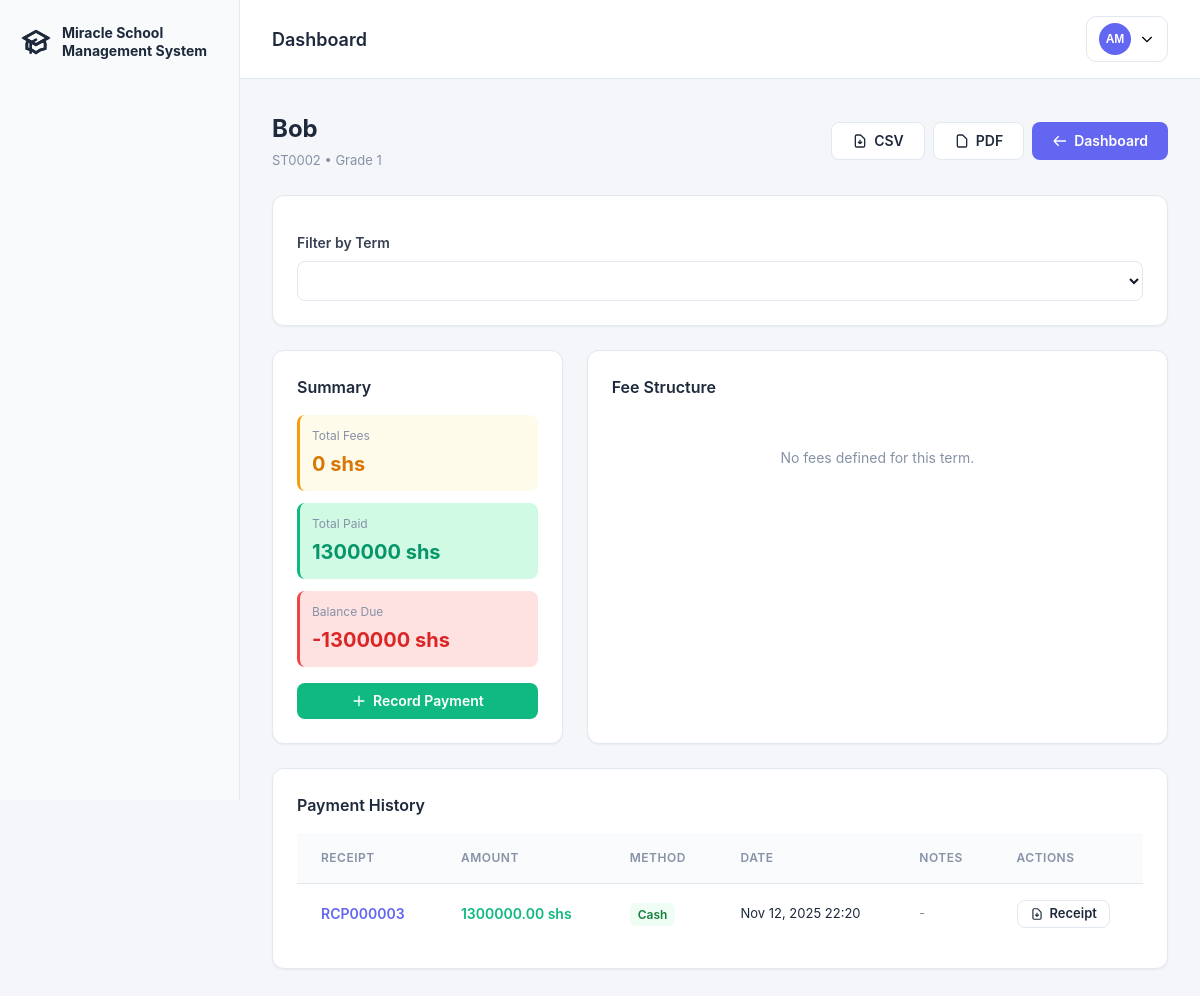
The app's page /portal/bursar/student/2/fees/ (signed in) with its own data.
### school/models.py (models this page shows, shortened)
class User(AbstractUser):
    USER_TYPE_CHOICES = (
        ('admin', 'Administrator'),
        ('teacher', 'Teacher'),
        ('student', 'Student'),
        ('bursar', 'Bursar'),
    )
    user_type = models.CharField(max_length=10, choices=USER_TYPE_CHOICES)
    phone = models.CharField(max_length=15, blank=True, null=True)
    address = models.TextField(blank=True, null=True)
    class Meta:
        db_table = 'users'

class Student(models.Model):
    user = models.OneToOneField(User, on_delete=models.CASCADE)
    admission_number = models.CharField(max_length=20, unique=True)
    student_class = models.ForeignKey(Class, on_delete=models.SET_NULL, null=True)
    date_of_birth = models.DateField()
    guardian_name = models.CharField(max_length=100)
    guardian_phone = models.CharField(max_length=15)
    photo = models.ImageField(upload_to='students/photos/', blank=True, null=True)
    is_graduated = models.BooleanField(default=False)
    graduation_year = models.CharField(max_length=9, blank=True, null=True)
    class Meta:
        db_table = 'students'

class Class(models.Model):
    name = models.CharField(max_length=50)
    level = models.CharField(max_length=20)
    class_teacher = models.ForeignKey(User, on_delete=models.SET_NULL, null=True,
                                      limit_choices_to={'user_type': 'teacher'})
    academic_year = models.CharField(max_length=9, default='2024/2025')
    promotion_rank = models.IntegerField(default=0, help_text="Order used for automatic promotion across years")
    class Meta:
        db_table = 'classes'
        verbose_name_plural = 'Classes'

class FeePayment(models.Model):
    PAYMENT_STATUS_CHOICES = (
        ('pending', 'Pending'),
        ('partial', 'Partially Paid'),
        ('paid', 'Fully Paid'),
        ('overdue', 'Overdue')
    )
    PAYMENT_METHOD_CHOICES = (
        ('cash', 'Cash'),
        ('bank', 'Bank Transfer'),
        ('mtn', 'MTN Mobile Money'),
        ('airtel', 'Airtel Mobile Money'),
        ('momo_pay', 'MoMo Pay'),
    )
    student = models.ForeignKey(Student, on_delete=models.CASCADE)
    term = models.ForeignKey(Term, on_delete=models.CASCADE)
    payment_date = models.DateTimeField(auto_now_add=True)
    payment_method = models.CharField(max_length=20, choices=PAYMENT_METHOD_CHOICES)
    amount_paid = models.DecimalField(max_digits=10, decimal_places=2)
    payment_status = models.CharField(max_length=10, choices=PAYMENT_STATUS_CHOICES, default='pending')
    receipt_no = models.CharField(max_length=20, unique=True)
    transaction_reference = models.CharField(max_length=50, blank=True)
    processed_by = models.ForeignKey(
        User,
        on_delete=models.SET_NULL,
        null=True,
        limit_choices_to=models.Q(user_type__in=['bursar', 'admin'])
    )
    notes = models.TextField(blank=True)
    class Meta:
        db_table = 'fee_payments'

### school/views.py (the view)
# urls.py: path('portal/bursar/student/<int:student_id>/fees/', views.student_fee_detail, name='student_fee_detail'),
@login_required
def student_fee_detail(request, student_id):
    student = get_object_or_404(Student, id=student_id)
    if not (is_bursar(request.user) or is_admin(request.user) or (is_student(request.user) and getattr(request.user, 'student', None) and request.user.student.id == student_id)):
        messages.error(request, 'You do not have permission to view this student\'s fees.')
        return redirect('login')
    terms = Term.objects.all()
    term_id = request.GET.get('term_id')
    term = get_object_or_404(Term, id=term_id) if term_id else Term.objects.filter(is_active=True).first()
    if term:
        fees = ClassFee.objects.filter(
            class_assigned=student.student_class,
            term=term
        )
        payments = FeePayment.objects.filter(
            student=student,
            term=term
        ).order_by('-payment_date')
        total_fees = fees.aggregate(total=Sum('amount'))['total'] or 0
        total_paid = payments.aggregate(total=Sum('amount_paid'))['total'] or 0
        balance = total_fees - total_paid
    else:
        fees = payments = []
        total_fees = total_paid = balance = 0
    context = {
        'student': student,
        'terms': terms,
        'current_term': term,
        'fees': fees,
        'payments': payments,
        'total_fees': total_fees,
        'total_paid': total_paid,
        'balance': balance
    }
    return render(request, 'bursar/student_fee_detail.html', context)

### school/views.py (called while the page is built)
def is_admin(user):
    return getattr(user, 'user_type', None) == 'admin' or user.is_superuser or user.is_staff

def is_bursar(user):
    return user.user_type == 'bursar'

### school/templates/bursar/student_fee_detail.html (shortened to what this page needs)
{% extends 'base_dashboard.html' %}
{% block content %}
  <div class="content-header">
    <div>
      <h1 class="content-title">{{ student.user.get_full_name }}</h1>
      <p class="content-subtitle">{{ student.admission_number }} • {{ student.student_class.name }}</p>
    </div>
    <div style="display:flex;gap:8px">
      {% if current_term %}
        <a href="{% url 'bursar_unpaid_report' class_id=student.student_class.id term_id=current_term.id %}" class="btn btn-outline" target="_blank">
          <svg width="16" height="16" viewBox="0 0 24 24" fill="none" stroke="currentColor" stroke-width="2"><path d="M12 10v6m0 0l-3-3m3 3l3-3m2 8H7a2 2 0 01-2-2V5a2 2 0 012-2h5.586a1 1 0 01.707.293l5.414 5.414a1 1 0 01.293.707V19a2 2 0 01-2 2z"/></svg>
          CSV
        </a>
        <a href="{% url 'bursar_unpaid_report_pdf' class_id=student.student_class.id term_id=current_term.id %}" class="btn btn-outline" target="_blank">
          <svg width="16" height="16" viewBox="0 0 24 24" fill="none" stroke="currentColor" stroke-width="2"><path d="M7 21h10a2 2 0 002-2V9.414a1 1 0 00-.293-.707l-5.414-5.414A1 1 0 0012.586 3H7a2 2 0 00-2 2v14a2 2 0 002 2z"/></svg>
          PDF
        </a>
      {% endif %}
      <a href="{% url 'bursar_dashboard' %}" class="btn btn-primary">
        <svg width="16" height="16" viewBox="0 0 24 24" fill="none" stroke="currentColor" stroke-width="2"><path d="M10 19l-7-7m0 0l7-7m-7 7h18"/></svg>
        Dashboard
      </a>
    </div>
  </div>
  <div style="display:flex;gap:12px;margin-top:20px">
    <div class="card" style="flex:1">
      <label style="display:block;margin-bottom:8px;font-weight:600;font-size:14px">Filter by Term</label>
      <form method="get">
        <select name="term_id" onchange="this.form.submit()" style="width:100%;padding:10px;border:1px solid var(--border);border-radius:8px">
          {% for t in terms %}
            <option value="{{ t.id }}" {% if current_term and current_term.id == t.id %}selected{% endif %}>{{ t.name }}</option>
          {% endfor %}
        </select>
      </form>
    </div>
  </div>
  <div style="display:grid;grid-template-columns:1fr 2fr;gap:24px;margin-top:24px">
    <div class="card">
      <h3 style="margin:0 0 16px 0;font-size:16px;font-weight:600">Summary</h3>
      <div style="display:flex;flex-direction:column;gap:12px">
        <div style="padding:12px;background:#fffbeb;border-radius:8px;border-left:3px solid #f59e0b">
          <div style="font-size:12px;color:var(--muted);margin-bottom:4px">Total Fees</div>
          <div style="font-size:20px;font-weight:700;color:#d97706">{{ total_fees }} shs</div>
        </div>
        <div style="padding:12px;background:#d1fae5;border-radius:8px;border-left:3px solid #10b981">
          <div style="font-size:12px;color:var(--muted);margin-bottom:4px">Total Paid</div>
          <div style="font-size:20px;font-weight:700;color:#059669">{{ total_paid }} shs</div>
        </div>
        <div style="padding:12px;background:#fee2e2;border-radius:8px;border-left:3px solid #ef4444">
          <div style="font-size:12px;color:var(--muted);margin-bottom:4px">Balance Due</div>
          <div style="font-size:20px;font-weight:700;color:#dc2626">{{ balance }} shs</div>
        </div>
      </div>
      <div style="margin-top:16px">
        <a class="btn btn-success" href="{% url 'manage_payments' %}?student_id={{ student.id }}" style="width:100%;justify-content:center">
          <svg width="16" height="16" viewBox="0 0 24 24" fill="none" stroke="currentColor" stroke-width="2"><path d="M12 4v16m8-8H4"/></svg>
          Record Payment
        </a>
      </div>
    </div>
    <div class="card">
      <h3 style="margin:0 0 16px 0;font-size:16px;font-weight:600">Fee Structure</h3>
      {% if fees %}
        <table>
          <thead><tr><th>TYPE</th><th>AMOUNT</th><th>DUE DATE</th><th>DESCRIPTION</th></tr></thead>
          <tbody>
            {% for f in fees %}
              <tr>
                <td><span style="padding:4px 8px;background:#ede9fe;color:#7c3aed;border-radius:6px;font-size:12px;font-weight:600">{{ f.get_fee_type_display }}</span></td>
                <td style="font-weight:600">{{ f.amount }} shs</td>
                <td style="font-size:13px">{{ f.due_date|date:"M d, Y" }}</td>
                <td style="font-size:13px;color:var(--muted)">{{ f.description|default:"-" }}</td>
              </tr>
            {% endfor %}
          </tbody>
        </table>
      {% else %}
        <p style="text-align:center;padding:32px;color:var(--muted)">No fees defined for this term.</p>
      {% endif %}
    </div>
  </div>
  <div class="card" style="margin-top:24px">
    <h3 style="margin:0 0 16px 0;font-size:16px;font-weight:600">Payment History</h3>
    {% if payments %}
      <table>
        <thead><tr><th>RECEIPT</th><th>AMOUNT</th><th>METHOD</th><th>DATE</th><th>NOTES</th><th>ACTIONS</th></tr></thead>
        <tbody>
          {% for p in payments %}
            <tr>
              <td style="font-weight:600;color:var(--accent)">{{ p.receipt_no }}</td>
              <td style="font-weight:600;color:#10b981">{{ p.amount_paid }} shs</td>
              <td><span style="padding:4px 8px;background:#f0fdf4;color:#15803d;border-radius:6px;font-size:12px;font-weight:600">{{ p.get_payment_method_display }}</span></td>
              <td style="font-size:13px">{{ p.payment_date|date:"M d, Y H:i" }}</td>
              <td style="font-size:13px;color:var(--muted);max-width:200px">{{ p.notes|default:"-" }}</td>
              <td>
                <a href="{% url 'generate_fee_receipt' payment_id=p.id %}" class="btn btn-sm btn-outline" target="_blank">
                  <svg width="14" height="14" viewBox="0 0 24 24" fill="none" stroke="currentColor" stroke-width="2"><path d="M12 10v6m0 0l-3-3m3 3l3-3m2 8H7a2 2 0 01-2-2V5a2 2 0 012-2h5.586a1 1 0 01.707.293l5.414 5.414a1 1 0 01.293.707V19a2 2 0 01-2 2z"/></svg>
                  Receipt
                </a>
              </td>
            </tr>
          {% endfor %}
        </tbody>
      </table>
    {% else %}
      <p style="text-align:center;padding:32px;color:var(--muted)">No payments recorded yet.</p>
    {% endif %}
  </div>
{% endblock %}

### school/templates/base_dashboard.html (shortened to what this page needs)
<!doctype html>
<html lang="en">
<head>
  {% load static %}
  <link rel="stylesheet" href="{% static 'css/style.css' %}">
</head>
<body>
  <div class="dashboard-wrapper">
    <aside class="sidebar">
      <a href="{% if request.user.user_type == 'admin' %}{% url 'admin_dashboard' %}{% elif request.user.user_type == 'teacher' %}{% url 'teacher_dashboard' %}{% elif request.user.user_type == 'student' %}{% url 'student_dashboard' %}{% elif request.user.user_type == 'bursar' %}{% url 'bursar_dashboard' %}{% else %}{% url 'login_select' %}{% endif %}" class="sidebar-brand">
        <span>Miracle School<br/>Management System</span>
      </a>
    </aside>
    <div class="main-content">
      <div class="topbar">
        <div class="topbar-title">
          <h2 style="margin:0;font-size:18px;font-weight:600;color:var(--text)">{% block page_title %}Dashboard{% endblock %}</h2>
        </div>
        <div class="topbar-actions">
          <div class="user-menu-container">
            <button class="user-menu-trigger" onclick="document.getElementById('userDropdown').classList.toggle('active')">
              {% if request.user.student and request.user.student.photo %}
                <img src="{{ request.user.student.photo.url }}" alt="{{ request.user.get_full_name }}" class="user-avatar-img" />
              {% elif request.user.teacher and request.user.teacher.photo %}
                <img src="{{ request.user.teacher.photo.url }}" alt="{{ request.user.get_full_name }}" class="user-avatar-img" />
              {% else %}
                <div class="user-avatar">{{ request.user.first_name|slice:":1"|upper }}{{ request.user.last_name|slice:":1"|upper }}</div>
              {% endif %}
              <svg width="16" height="16" viewBox="0 0 24 24" fill="none" stroke="currentColor" stroke-width="2"><path d="M19 9l-7 7-7-7"/></svg>
            </button>
          </div>
        </div>
      </div>
      <div class="content-area">
        {% block content %}{% endblock %}
      </div>
    </div>
  </div>
</body>
</html>

### school/static/css/style.css (style rules this page uses)
:root { --bg:#f4f6fa; --card:#ffffff; --muted:#8692a6; --text:#1e293b; --accent:#6366f1; --border:#e2e8f0; --sidebar:#f8fafc; --sidebar-active:#6366f1; --table:#ffffff; --purple:#8b5cf6; --green:#10b981; --orange:#f59e0b; --red:#ef4444 }
* { box-sizing:border-box;margin:0;padding:0 }
html,body { height:100%;overflow-x:hidden }
body { margin:0;background:var(--bg);color:var(--text);font:14px/1.5 -apple-system,BlinkMacSystemFont,"Segoe UI",Roboto,"Helvetica Neue",Arial,sans-serif }
.dashboard-wrapper { display:flex;min-height:100vh }
.sidebar { width:240px;background:var(--sidebar);border-right:1px solid var(--border);padding:24px 0;position:fixed;height:100vh;overflow-y:auto }
.sidebar-brand { padding:0 20px 20px;font-size:14px;font-weight:700;color:var(--text);display:flex;align-items:center;gap:10px;text-decoration:none;transition:opacity 0.2s;line-height:1.3 }
.sidebar-brand span { flex:1 }
.sidebar-brand svg { width:32px;height:32px;flex-shrink:0 }
.main-content { flex:1;margin-left:240px;padding:0 }
.topbar { background:#fff;border-bottom:1px solid var(--border);padding:16px 32px;display:flex;justify-content:space-between;align-items:center;position:sticky;top:0;z-index:100 }
.topbar-title { flex:1 }
.topbar-actions { display:flex;align-items:center;gap:16px }
.user-menu-container { position:relative }
.user-menu-trigger { display:flex;align-items:center;gap:8px;padding:6px 12px;border:1px solid var(--border);border-radius:10px;background:#fff;cursor:pointer;transition:all 0.2s }
.user-avatar { width:32px;height:32px;border-radius:50%;background:var(--accent);color:#fff;display:flex;align-items:center;justify-content:center;font-weight:600;font-size:12px }
.content-area { padding:32px }
.content-header { display:flex;justify-content:space-between;align-items:center;margin-bottom:24px }
.content-title { font-size:24px;font-weight:700;color:var(--text) }
.content-subtitle { color:var(--muted);font-size:13px;margin-top:4px }
.card { background:var(--card);border:1px solid var(--border);border-radius:12px;padding:24px;box-shadow:0 1px 2px rgba(0,0,0,0.05) }
.btn { display:inline-flex;align-items:center;gap:6px;background:var(--accent);color:#fff;border:none;border-radius:8px;padding:10px 20px;text-decoration:none;cursor:pointer;font-size:14px;font-weight:600;line-height:1;transition:.2s }
.btn-sm { padding:6px 12px;font-size:13px }
.btn-outline { background:#fff;color:var(--text);border:1px solid var(--border) }
.btn-primary { background:var(--accent) }
.btn-success { background:var(--green) }
label { display:block; margin:12px 0 4px; font-weight:500; color:#374151 }
input[type="text"],input[type="number"],input[type="date"],input[type="email"],input[type="password"],input[type="time"],select,textarea { width:100%; padding:10px; border-radius:8px; border:1px solid #d1d5db; background:#ffffff; color:#111827; font-size:14px }
table { width:100%;border-collapse:collapse }
th,td { padding:16px 24px;text-align:left;border-bottom:1px solid var(--border) }
th { background:#fafbfc;font-weight:600;font-size:12px;color:var(--muted);text-transform:uppercase;letter-spacing:0.5px }
td { color:var(--text);font-size:14px }
tr:last-child td { border-bottom:none }

### records on screen
User: user.first_name "A", user.last_name "M"
Student: user.get_full_name "Bob", admission_number "ST0002", student_class.name "Grade 1"
FeePayment: receipt_no "RCP000003", amount_paid "1300000.00", payment_method "Cash", payment_date "Nov 12, 2025 22:20", notes "-"

### other values on screen
{{ total_fees }} "0"
{{ total_paid }} "1300000"
{{ balance }} "-1300000"
